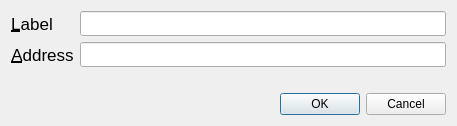
<?xml version="1.0" encoding="UTF-8"?>
<ui version="4.0">
 <class>EditAddressDialog</class>
 <widget class="QDialog" name="EditAddressDialog">
  <property name="geometry">
   <rect>
    <x>0</x>
    <y>0</y>
    <width>457</width>
    <height>126</height>
   </rect>
  </property>
  <property name="windowTitle">
   <string>Edit Address</string>
  </property>
  <layout class="QVBoxLayout" name="verticalLayout">
   <item>
    <layout class="QFormLayout" name="formLayout">
     <property name="fieldGrowthPolicy">
      <enum>QFormLayout::AllNonFixedFieldsGrow</enum>
     </property>
     <item row="0" column="0">
      <widget class="QLabel" name="label">
       <property name="font">
        <font>
         <pointsize>13</pointsize>
        </font>
       </property>
       <property name="layoutDirection">
        <enum>Qt::LeftToRight</enum>
       </property>
       <property name="text">
        <string>&amp;Label</string>
       </property>
       <property name="alignment">
        <set>Qt::AlignCenter</set>
       </property>
       <property name="buddy">
        <cstring>labelEdit</cstring>
       </property>
      </widget>
     </item>
     <item row="0" column="1">
      <widget class="QLineEdit" name="labelEdit">
       <property name="font">
        <font>
         <family>Volte Rounded</family>
        </font>
       </property>
       <property name="toolTip">
        <string>The label associated with this address list entry</string>
       </property>
       <property name="class" stdset="0">
        <string>LineEditSmall</string>
       </property>
      </widget>
     </item>
     <item row="1" column="0">
      <widget class="QLabel" name="label_2">
       <property name="font">
        <font>
         <pointsize>13</pointsize>
        </font>
       </property>
       <property name="layoutDirection">
        <enum>Qt::LeftToRight</enum>
       </property>
       <property name="text">
        <string>&amp;Address</string>
       </property>
       <property name="alignment">
        <set>Qt::AlignCenter</set>
       </property>
       <property name="buddy">
        <cstring>addressEdit</cstring>
       </property>
      </widget>
     </item>
     <item row="1" column="1">
      <widget class="QValidatedLineEdit" name="addressEdit">
       <property name="font">
        <font>
         <family>Volte Rounded</family>
        </font>
       </property>
       <property name="toolTip">
        <string>The address associated with this address list entry. This can only be modified for sending addresses.</string>
       </property>
       <property name="class" stdset="0">
        <string>LineEditSmall</string>
       </property>
      </widget>
     </item>
    </layout>
   </item>
   <item>
    <widget class="QDialogButtonBox" name="buttonBox">
     <property name="orientation">
      <enum>Qt::Horizontal</enum>
     </property>
     <property name="standardButtons">
      <set>QDialogButtonBox::Cancel|QDialogButtonBox::Ok</set>
     </property>
    </widget>
   </item>
  </layout>
 </widget>
 <customwidgets>
  <customwidget>
   <class>QValidatedLineEdit</class>
   <extends>QLineEdit</extends>
   <header>qvalidatedlineedit.h</header>
  </customwidget>
 </customwidgets>
 <resources/>
 <connections>
  <connection>
   <sender>buttonBox</sender>
   <signal>accepted()</signal>
   <receiver>EditAddressDialog</receiver>
   <slot>accept()</slot>
   <hints>
    <hint type="sourcelabel">
     <x>20</x>
     <y>20</y>
    </hint>
    <hint type="destinationlabel">
     <x>20</x>
     <y>20</y>
    </hint>
   </hints>
  </connection>
  <connection>
   <sender>buttonBox</sender>
   <signal>rejected()</signal>
   <receiver>EditAddressDialog</receiver>
   <slot>reject()</slot>
   <hints>
    <hint type="sourcelabel">
     <x>20</x>
     <y>20</y>
    </hint>
    <hint type="destinationlabel">
     <x>20</x>
     <y>20</y>
    </hint>
   </hints>
  </connection>
 </connections>
</ui>
